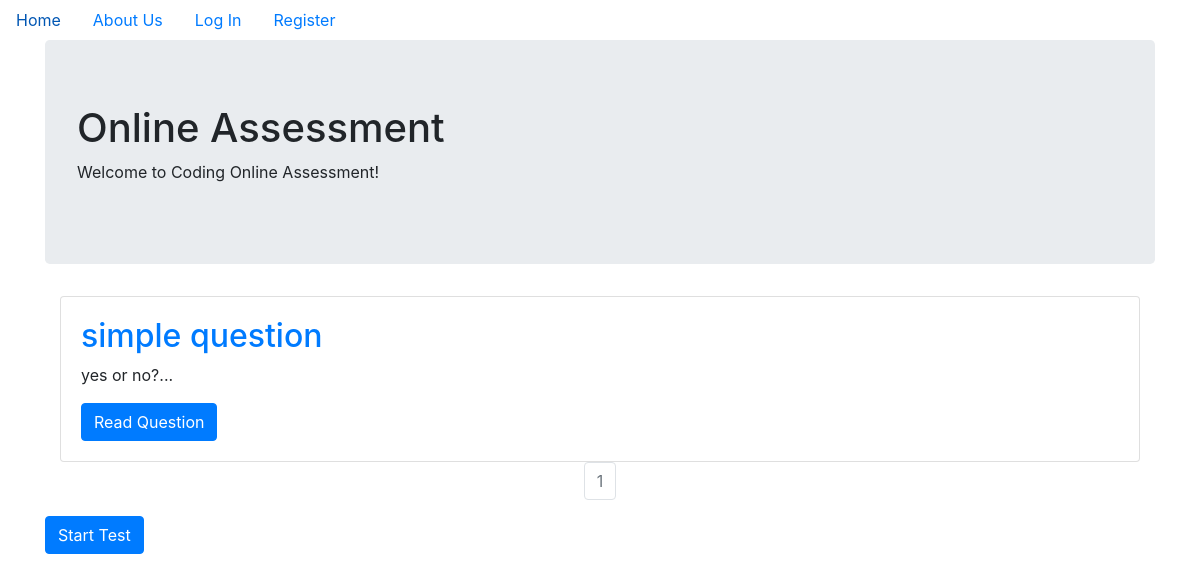
Before: / with the older database file.
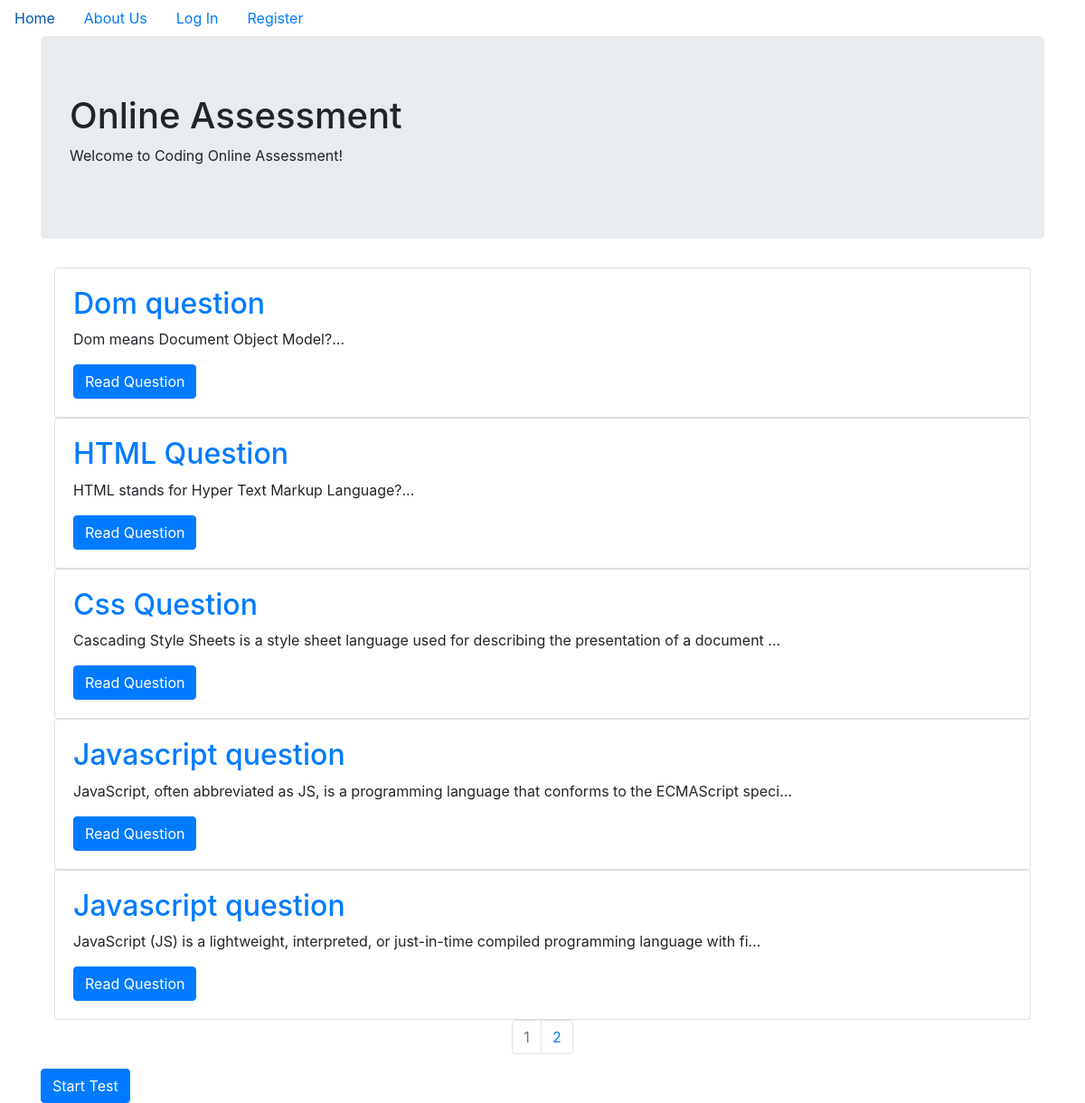
After: the same page with the newer database file.
### OnlineAssessment/models.py (models this page shows, shortened)
class Question(db.Model):
    __tablename__ = 'questions'
    id = db.Column(db.Integer, primary_key=True)
    title = db.Column(db.String(140), nullable=False)
    content = db.Column(db.String(140), nullable=False)
    answers = db.relationship('Answer', backref='question', lazy=True)
    correct_answer = db.Column(db.String(140), nullable=False)

### OnlineAssessment/core/views.py (the view)
@core.route('/')
def index():
    page = request.args.get('page', 1, type=int)
    questions = Question.query.paginate(page=page, per_page=5)
    return render_template('index.html', questions=questions)

### OnlineAssessment/templates/index.html (shortened to what this page needs)
{% extends "base.html" %}
{% block content %}
<div class="jumbotron">
  <h1>Online Assessment</h1>
  <p>Welcome to Coding Online Assessment!</p>
</div>
<div class="container">
  {% for question in questions.items %}
  <div class="card">
    <div class="card-body">
      <h2><a class="card-title"
          href="{{ url_for('questions.question', question_id=question.id) }}">{{ question.title }}</a>
      </h2>
      <p class="card-text">{{ question.content[:100] }}...</p>
      <a href="{{ url_for('questions.question', question_id=question.id) }}" class="btn btn-primary">Read
        Question</a>
    </div>
  </div>
  {% endfor %}
</div>
<nav aria-label="Page navigation example">
  <ul class="pagination justify-content-center">
    {% for page_num in questions.iter_pages(left_edge=1, right_edge=1, left_current=1, right_current=2) %}
    {% if questions.page == page_num %}
    <li class="page-item disabled">
      <a class="page-link" href="{{ url_for('core.index', page=page_num) }}">{{ page_num }}</a></li>
    {% else %}
    <li class="page-item"><a class="page-link" href="{{ url_for('core.index', page=page_num) }}">{{ page_num }}</a>
    </li>
    {% endif %}
    {% endfor %}
  </ul>
</nav>
<a href="{{ url_for('tests.create_test') }}" class="btn btn-primary">Start Test</a>
{% endblock %}

### OnlineAssessment/templates/base.html (shortened to what this page needs)
<!DOCTYPE html>
<html>
<head>
	<link rel="stylesheet" href="https://maxcdn.bootstrapcdn.com/bootstrap/4.0.0/css/bootstrap.min.css"
>
</head>
<body>
	<ul class="nav">
		<li class="nav-item">
			<a class="nav-link" href="{{ url_for('core.index') }}">Home</a>
		</li>
		<li class="nav-item">
			<a class="nav-link" href="{{ url_for('core.info') }}">About Us</a>
		</li>
		{% if current_user.is_authenticated %}
		<li class="nav-link"><a href="{{ url_for('users.logout') }}">Log Out</a></li>
		<li class="nav-link"><a href="{{ url_for('users.account') }}">Account</a></li>
		{% if current_user.role == 'ADMIN' %}
		<li class="nav-link"><a href="{{ url_for('questions.create_question') }}">Create Question</a></li>
		{% endif %}
		{% else %}
		<li class="nav-link"><a href="{{ url_for('users.login') }}">Log In</a></li>
		<li class="nav-link"><a href="{{ url_for('users.register') }}">Register</a></li>
		{% endif %}
	</ul>
	<div class="container">
		{% block content %}
		{% endblock %}
	</div>
</body>
</html>

Changed rows visible on the page:
changed Question: title "simple question" → "Dom question"; content "yes or no?" → "Dom means Document Object Model?"
added Question: title "HTML Question", content "HTML stands for Hyper Text Markup Language?"
added Question: title "Css Question", content "Cascading Style Sheets is a style sheet language used for describing the presentation of a document"
added Question: title "Javascript question", content "JavaScript, often abbreviated as JS, is a programming language that conforms to the ECMAScript speci"
added Question: title "Javascript question", content "JavaScript (JS) is a lightweight, interpreted, or just-in-time compiled programming language with fi"
Other visible differences:
new list line: "2"
